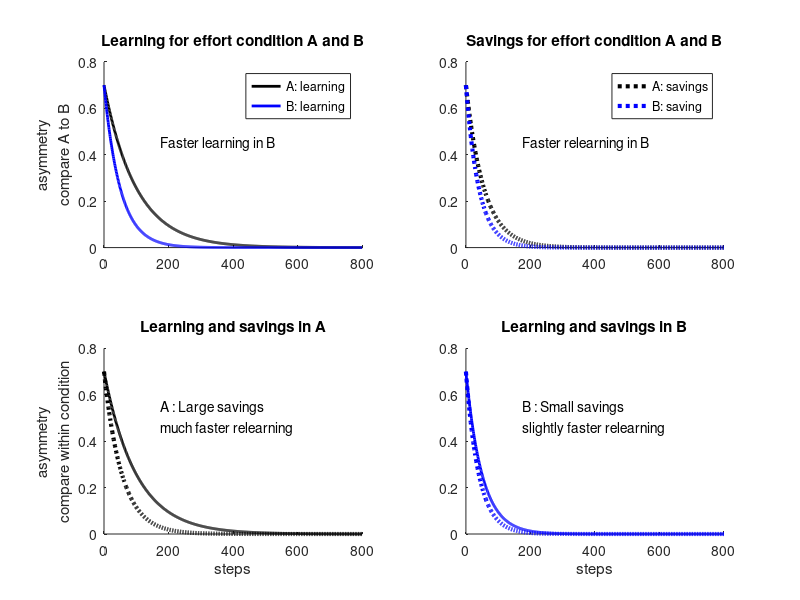

Recreate this plot in MATLAB.
% TMfigure_predictionPlotNoData
steps = 0:800;
A = 0.7;
r1 = 0.01; r1s = 0.018;
r2 = 0.02; r2s = 0.025;
asym_L1 = A * exp(- r1 * steps);
asym_L2 = A * exp(- r2 * steps);

asym_L1s = A * exp(- r1s * steps);
asym_L2s = A * exp(- r2s * steps);
%%
figure();
subplot(221); hold on;
plot(steps,asym_L1,'k','LineWidth',2);
plot(steps,asym_L2,'b','LineWidth',2);
title('Learning for effort condition A and B')
legend('A: learning','B: learning')
ylabel({'asymmetry'; 'compare A to B'})
text(175,0.45,'Faster learning in B')
ylim([0 0.8])

subplot(222); hold on;
plot(steps,asym_L1s,'k:','LineWidth',3);
plot(steps,asym_L2s,'b:','LineWidth',3);
title('Savings for effort condition A and B')
legend('A: savings','B: saving')
text(175,0.45,'Faster relearning in B')
ylim([0 0.8])

subplot(223); hold on;
plot(steps,asym_L1,'k','LineWidth',2);
plot(steps,asym_L1s,'k:','LineWidth',3);
title('Learning and savings in A')
xlabel('steps')
ylabel({'asymmetry'; 'compare within condition'})
text(175,0.5,{'A : Large savings'; 'much faster relearning'})
ylim([0 0.8])

subplot(224); hold on;
plot(steps,asym_L2,'b','LineWidth',2);
plot(steps,asym_L2s,'b:','LineWidth',3);
title('Learning and savings in B')
xlabel('steps')
text(175,0.5,{'B : Small savings'; 'slightly faster relearning'})

ylim([0 0.8])